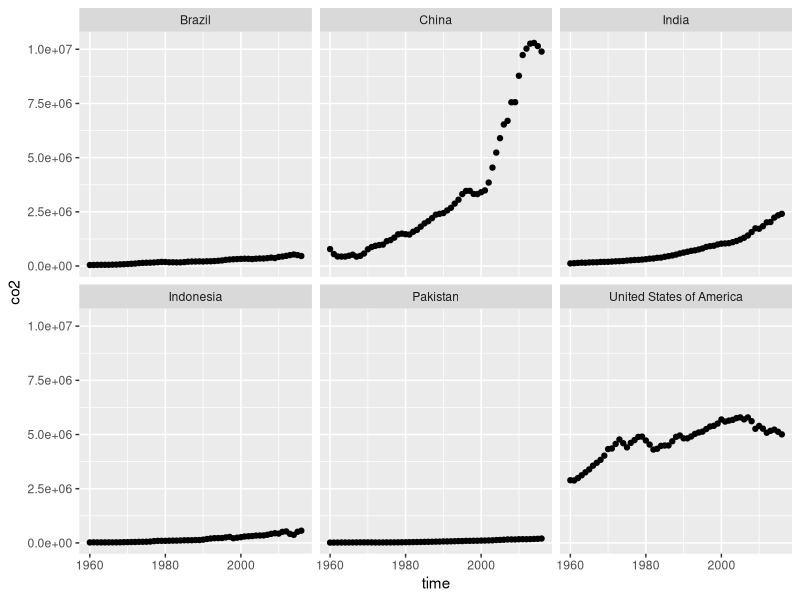
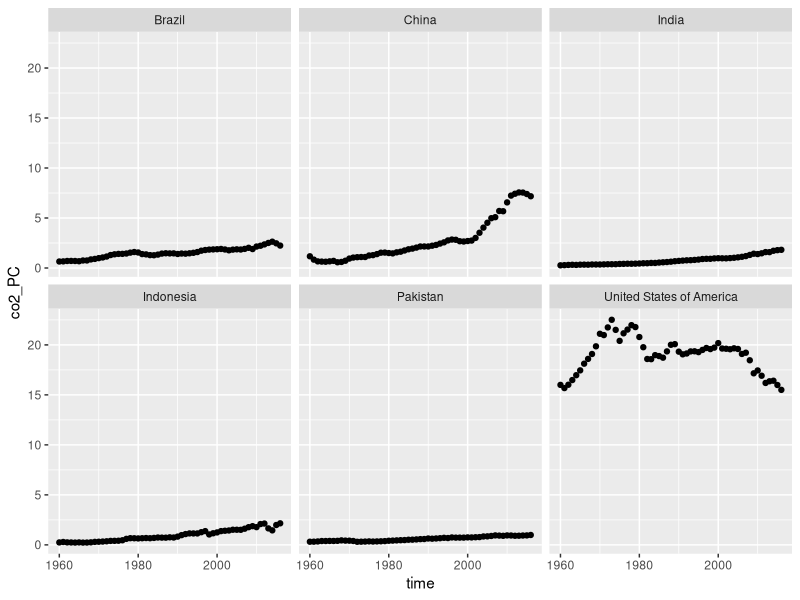
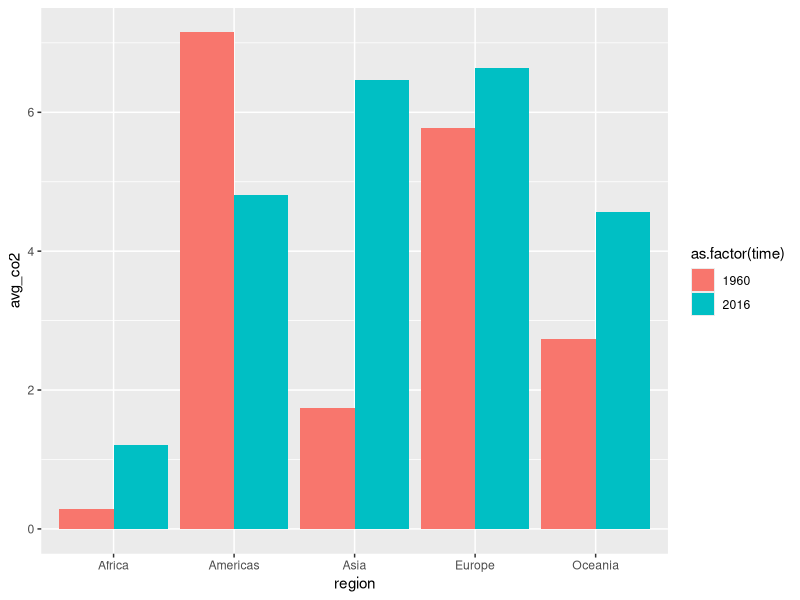
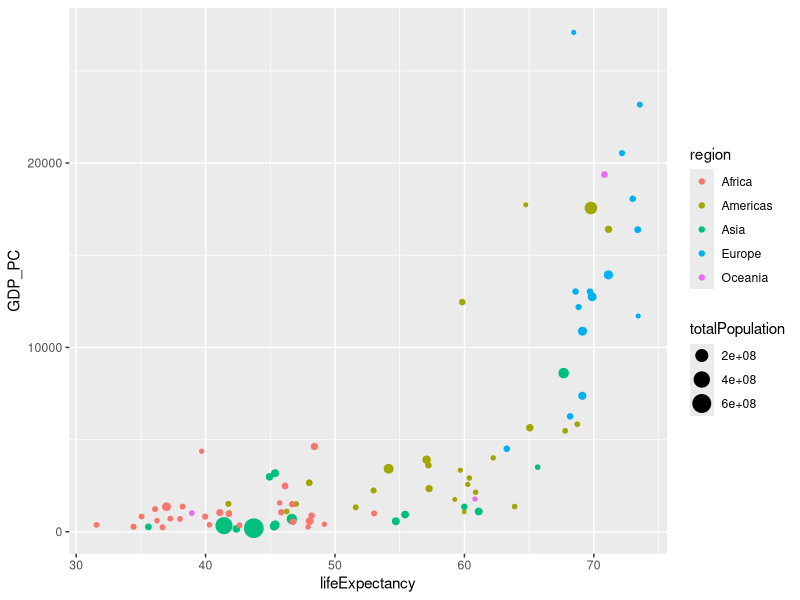
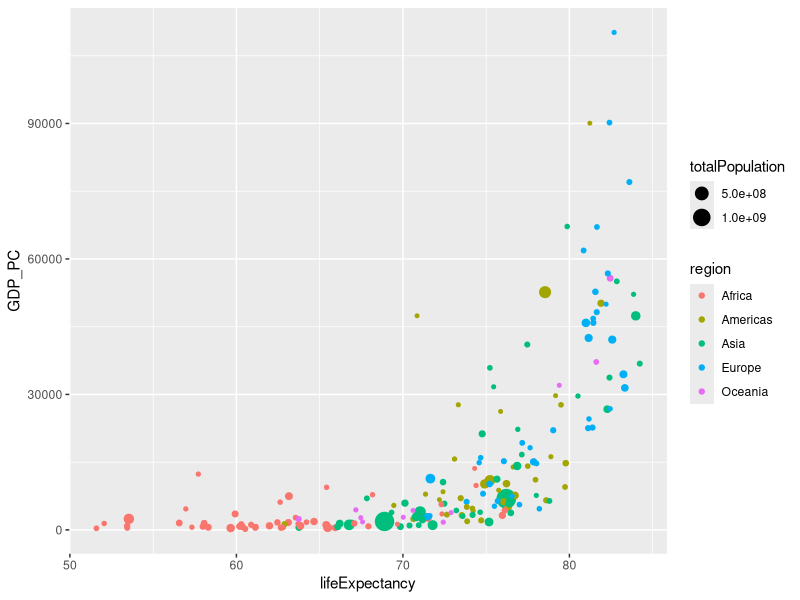
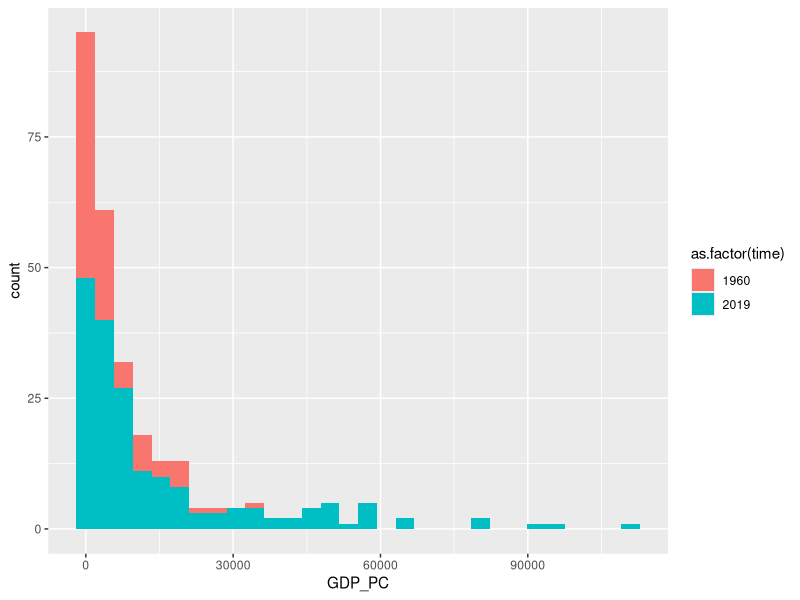

These charts were generated, in order, by the following R code:
## ---- chunk 1
library(tidyverse)
gapminder <- read_delim("gapminder.csv")
## ---- chunk 2
gapminder %>%
  sample_n(5) %>% 
  knitr::kable()
## ---- chunk 3
countries <- gapminder %>% 
  group_by(`name`) %>% 
  summarize(n = n_distinct(`name`)) %>% 
  nrow()
iso2 <- gapminder %>% 
  select(`iso2`) %>% 
  summarize(n = n_distinct(`iso2`))
iso3 <- gapminder %>% 
  select(`iso3`) %>% 
  summarize(n = n_distinct(`iso3`))
## ---- chunk 4
gapminder %>%
  group_by(`iso2`) %>% 
  select(`name`, `iso2`) %>% 
  summarize(number_iso2 = n_distinct(`name`)) %>% 
  arrange(desc(number_iso2)) %>% 
  head(5) %>% 
  knitr::kable()
## ---- chunk 5
gapminder %>% 
  group_by(`name`, `iso3`) %>% 
  filter(is.na(name)) %>% 
  summarize(number_iso3 = n_distinct(`iso3`)) %>% 
  arrange(desc(number_iso3)) %>% 
  knitr::kable()
## ---- chunk 6
min_time <- gapminder %>%
  select(`time`) %>%
  arrange(`time`) %>% 
  head(1)
max_time <- gapminder %>%
  select(`time`) %>%
  arrange(desc(`time`)) %>% 
  head(1)
## ---- chunk 7
gapminder %>% 
  group_by(time) %>% 
  filter(is.na(co2), is.na(co2_PC), !is.na(time)) %>% 
  summarize(na_co2 = sum(is.na(co2)), na_co2_PC = sum(is.na(co2_PC))) %>% 
  select(time, na_co2, na_co2_PC) %>%
  arrange(desc(time)) %>% 
  head(5) %>% 
  knitr::kable()
## ---- chunk 8
gapminder %>% 
  filter(!is.na(co2)) %>% 
  filter(name == "United States of America" | 
           name == "China" | 
           name == "India" | 
           name == "Indonesia" | 
           name == "Pakistan" | 
           name == "Brazil") %>% 
  ggplot()+
  geom_point(aes(x = time, y = co2))+
  facet_wrap(~name)
## ---- chunk 9
gapminder %>% 
  filter(!is.na(co2_PC)) %>% 
  filter(name == "United States of America" | 
           name == "China" | 
           name == "India" | 
           name == "Indonesia" | 
           name == "Pakistan" | 
           name == "Brazil") %>% 
  ggplot()+
  geom_point(aes(x = time, y = co2_PC))+
  facet_wrap(~name)
## ---- chunk 10
gapminder %>% 
  filter(!is.na(co2_PC), !is.na(region)) %>% 
  group_by(region, time) %>% 
  summarize(avg_co2 = mean(co2_PC)) %>%
  filter(time == "2016" | time == "1960") %>% 
  knitr::kable()
## ---- chunk 11
gapminder %>% 
  filter(!is.na(co2_PC), !is.na(region)) %>% 
  group_by(region, time) %>% 
  summarize(avg_co2 = mean(co2_PC)) %>%
  filter(time == "2016" | time == "1960") %>% 
  ggplot() +
  geom_bar(stat = "identity", aes(x = region, y = avg_co2, fill = as.factor(time)), position = "dodge")
## ---- chunk 12
top3countries_co2_pc <- function(region_name){
  gapminder %>% 
    filter(!is.na(co2_PC), !is.na(region), !is.na(name)) %>%
    filter(time == "2016") %>% 
    filter(region == region_name) %>% 
    group_by(name, region) %>% 
    summarize(avg_co2 = mean(co2_PC))  %>%
    arrange(desc(avg_co2)) %>% 
    head(3) %>% 
    knitr::kable()
}
bottom3countries_co2_pc <- function(region_name){
  gapminder %>% 
    filter(!is.na(co2_PC), !is.na(region), !is.na(name)) %>%
    filter(time == "2016") %>% 
    filter(region == region_name) %>% 
    group_by(name, region) %>% 
    summarize(avg_co2 = mean(co2_PC))  %>%
    arrange((avg_co2)) %>% 
    head(3) %>% 
    knitr::kable()
}

top3countries_co2_pc("Africa")
bottom3countries_co2_pc("Africa")

top3countries_co2_pc("Americas")
bottom3countries_co2_pc("Americas")

top3countries_co2_pc("Asia")
bottom3countries_co2_pc("Asia")

top3countries_co2_pc("Europe")
bottom3countries_co2_pc("Europe")

top3countries_co2_pc("Oceania")
bottom3countries_co2_pc("Oceania")
## ---- chunk 13
gapminder %>% 
  filter(!is.na(GDP_PC), !is.na(lifeExpectancy), !is.na(name)) %>% 
  filter(time == "1960") %>% 
  select(GDP_PC, lifeExpectancy, name, totalPopulation, region) %>% 
  ggplot(aes(x = lifeExpectancy, y = GDP_PC))+
  geom_point(aes(color = region, size = totalPopulation))
## ---- chunk 14
gapminder %>% 
  filter(!is.na(GDP_PC), !is.na(lifeExpectancy), !is.na(name)) %>% 
  filter(time == "2016") %>% 
  select(GDP_PC, lifeExpectancy, name, totalPopulation, region) %>% 
  ggplot(aes(x = lifeExpectancy, y = GDP_PC))+
  geom_point(aes(color = region, size = totalPopulation))
## ---- chunk 15
gapminder %>% 
  group_by(region, time, lifeExpectancy) %>% 
  filter(!is.na(lifeExpectancy), !is.na(region), !is.na(time)) %>% 
  filter(time == "1960" | time == "2016") %>% 
  group_by(region, time) %>% 
  summarize(region_le = mean(lifeExpectancy)) %>% 
  knitr::kable()
## ---- chunk 16

## ---- chunk 17
gapminder %>% 
  filter(!is.na(GDP_PC), !is.na(time), !is.na(name), !is.na(region)) %>% 
  filter(time == "1960" | time == "2019") %>% 
  group_by(name, region, GDP_PC, time) %>% 
  ggplot(aes(x = GDP_PC, fill = as.factor(time)))+
  geom_histogram()
## ---- chunk 18
US_le_1960 <- gapminder %>% 
  filter(!is.na(lifeExpectancy), !is.na(time), !is.na(name)) %>% 
  filter(time == "1960") %>% 
  select(time, name, lifeExpectancy) %>%
  mutate(rank = rank(-lifeExpectancy)) %>% 
  filter(name == "United States of America") %>% 
  print.data.frame()

US_le_2019 <- gapminder %>% 
  filter(!is.na(lifeExpectancy), !is.na(time), !is.na(name)) %>% 
  filter(time == "2019") %>% 
  select(time, name, lifeExpectancy) %>%
  mutate(rank = rank(-lifeExpectancy)) %>% 
  filter(name == "United States of America") %>% 
  print.data.frame()
## ---- chunk 19
countries_1960 <- gapminder %>% 
  filter(!is.na(lifeExpectancy), !is.na(time), !is.na(name)) %>% 
  filter(time == "1960") %>% 
  summarize(total_countries = n_distinct(name))
US_le_1960_relative <- round((US_le_1960$rank/countries_1960), 2)

countries_2019 <- gapminder %>% 
  filter(!is.na(lifeExpectancy), !is.na(time), !is.na(name)) %>% 
  filter(time == "2019") %>% 
  summarize(total_countries = n_distinct(name))
US_le_2019_relative <- round((US_le_2019$rank/countries_2019), 2)
